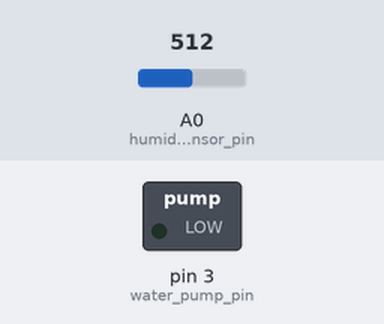
Recording of a sketch running on a simulated Arduino Uno, built with avr-gcc and run on an emulated ATmega328P. On the bench: switched loads named in the sketch (green lamp = pin HIGH). The test bench sets the inputs (shaded band); at power-on: A0 (humidity_sensor_pin) = 512. What the sketch prints to the serial monitor is not drawn.

Above: at 2.0 s.
2.1 s: A0 (humidity_sensor_pin) set to 233
3.7 s: A0 (humidity_sensor_pin) set to 199
At 5.2 s:
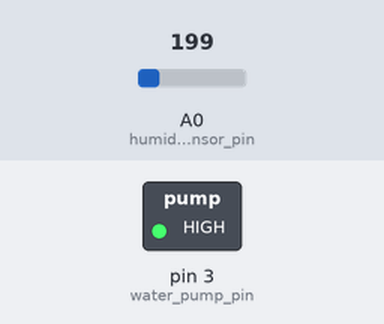
6.1 s: A0 (humidity_sensor_pin) set to 306
At 7.3 s:
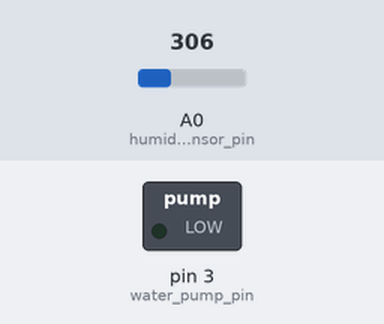
Timing chart, 0 to 9.1 s (numbered marks = the images above; inputs shaded):
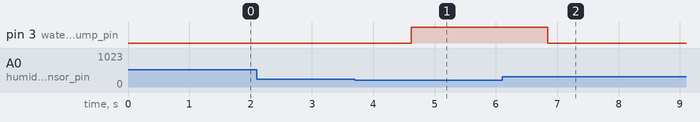

The sketch:

Watering.ino
```cpp
#include <SoftwareSerial.h>

#include <SimpleDHT.h>
// Librería  <SimpleDHT.h> del sensor de temperatura y humedad relativa
#include <SPI.h>
//Librería <SPI.h> del motor DC compatible con la minibomba de agua DC
#define humidity_sensor_pin A0
//Se define variable del sensor de humedad en el suelo en el pin A0
#define ldr_pin A5
//Defino variable del sensor de fotoresistencia LDR en el pin A5

SoftwareSerial blue(4,5); // bluetooth module connected here

int Vresistor = A0;
int Vdata = 0;
// for DHT11,
//      VCC: 5V or 3V
//      GND: GND
//      DATA: 2
int pinDHT11 = 2;
// Se declara la variable pinDHT11 y lo asocio al pin 2
SimpleDHT11 dht11;
int ldr_value = 0;
//Se declara la variable ldr_value (fotoresistencia) y
int water_pump_pin = 3;
//Se declara la variable mini bomba de agua y lo asocio al pin 3
int water_pump_speed = 255;
//Velocidad de la minibomba de agua oscila entre 100 como mínimo y 255 como máximo. Yo he
//elegido 255 pero ustedes pueden elegir la que estimen conveniente. A más velocidad, mayor
//bombeo de agua

void setup(){

  pinMode(Vresistor, INPUT);
  Serial.begin(9600);
  blue.begin(9600);

}
void loop(){

  // start working…
// Mide la temperatura y humedad relativa y muestra resultado
//  .println(“***********”);
  Serial.println("Sample DHT11…");
  // read with raw sample data.
  byte temperature = 0;
  byte humidity_in_air = 0;
  byte data[40] = {0};
//  if (dht11.read(pinDHT11, &temperature, &humidity_in_air, data)) {
//    Serial.print("Read DHT11 failed");
//    return;
//  }

  Serial.print("Sample RAW Bits: ");
  for (int i = 0; i < 40; i++) {
    Serial.print((int)data[i]);
    if (i > 0 && ((i + 1) % 4) == 0) {
      Serial.print(" ");
    }
  }
  Serial.println("");

  Serial.print("Sample OK: ");
  Serial.print("Temperature: ");
  Serial.print((int)temperature); Serial.print(" *C, ");
  Serial.print("Relative humidity in air: ");Serial.print((int)humidity_in_air); Serial.println(" %");

  // DHT11 sampling rate is 1HZ.

  // Ground humidity value in %
// Mide la humedad en el suelo en % y muestra el resultado

  int ground_humidity_value = map(analogRead(humidity_sensor_pin), 0, 1023, 100, 0);
  Serial.print("Ground humidity: ");
  Serial.print(100-ground_humidity_value);
  blue.print(100-ground_humidity_value);
  Serial.println("%");


//**********************
// Condiciones de riego
// Si la humedad en el suelo es igual o inferior al 50%, si la luminosidad es inferior al 30%,
// Si la temperatura es inferior al 30%, entonces el sistema de riego riega.
// En caso de que no se  cumpla alguno o ninguno de los 3 requisitos anteriores,
// el sistema de riego no riega
//**********************
 if( (100-ground_humidity_value) <= 20) {
 digitalWrite(water_pump_pin, HIGH);
 Serial.println("Irrigate");
 analogWrite(water_pump_pin, water_pump_speed);
//El motor de la bomba de agua arranca con la velocidad elegida anteriormente en el código
 }
 else{
 digitalWrite(water_pump_pin, LOW);
 Serial.println("Do not irrigate");
//El motor de la bomba de agua se para y no riega
 }
 delay (1000);
// Ejecuta el código cada 100 milisegundos

}
```

Measured:
- the behaviour switches between 215 and 214 on A0 (humidity_sensor_pin) (found by bisection; images 0 and 1)
- after the input at 2.1 s, every drawn part: stays the same
- after the input at 3.7 s, pin 3 (water_pump_pin): LOW → HIGH after 0.92 s
- after the input at 6.1 s, pin 3 (water_pump_pin): HIGH → LOW after 0.75 s
